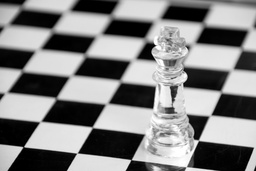
#> input picture S7_WS2122/computer_vision/week_05/Bilder/Checkerboard.jpg, 256 x 171 px, shrunk from 640 x 427 before the run
$ jupyter execute ex5_1.ipynb   (shell and % lines are left out)
#> lines starting #> are read from the running program, lines starting #| are printed output that depends on the picture
# Aufgabe 1: Eckendetektion
In der Vorlesung haben Sie den *Harris-Eckendetektor* zum Auffinden von Eckpunkten in Bildern kennengelernt.
Zu diesem Zweck werden zunächst mithilfe eines geeigneten Kantenfilters (z. B. Sobel) die horizontalen und vertikalen Gradienten $G_x, G_y$ des Bildes $I$ berechnet.
Dann wird ein Fenster der Größe $m \times m$ über das Bild geschoben und in jedem Fenster die *Strukturmatrix* $C$ über die Gradienten innerhalb dieses Fensters berechnet:

$$
    C = \begin{pmatrix}
        \sum G_x G_x & \sum G_x G_y \\
        \sum G_y G_x & \sum G_y G_y \\
    \end{pmatrix} \,.
$$

Der kleinere der beiden Eigenwerte dieser Matrix kann dann als Indikator dafür betrachtet werden, mit welcher Wahrscheinlichkeit sich innerhalb dieses Fensters eine Ecke befindet.
Die Anwendung eines geeigneten Schwellwerts liefert sämtliche Kandidaten für eine Ecke.

Abschließend müssen noch redundante Ausschläge für dieselbe Ecke in der so erhaltenen Matrix von Eckenindikatoren unterdrückt werden.
Dazu werden all jene Eckenkandidaten eliminiert, die sich innerhalb eines gewissen Radius von einem anderen Kandidaten mit einer stärkeren Indikation befinden.

Implementieren Sie dieses Verfahren und testen Sie es auf einem geeigneten Beispiel!
Zeichnen Sie die gefundenen Ecken dazu in das Bild ein.
Wie wirken sich verschiedene Fenstergrößen auf das Ergebnis aus?

## 0. Pfade, Pakete etc.

[cell 1]
import glob

import matplotlib.pyplot as plt

import imageio
import numpy as np
import math
import scipy.ndimage

[cell 2]
image_path = 'Bilder/Checkerboard.jpg'

## 1. Laden des Bildes

[cell 3]
image = imageio.imread(image_path)
#> image is the input picture: shape (171, 256); min 0, max 255, mean 130.6

Für diese Aufgabe ist es wichtig, das Bild im Fließkommaformat vorliegen zu haben. Konvertieren sie `image` zu einer geeigneten Repräsentation:

[cell 4]
image = np.asarray(image, dtype = np.float32) / 255

Schauen wir uns erstmal das Bild an:

[cell 5]
plt.imshow(image, cmap='gray', vmin=0, vmax=1)
plt.show()

## 2. Kantenbild berechnen
Für die Eckendetektion benötigen wir die Gradienten des Bildes entlang der x- und der y-Achse. Nutzen Sie daher einen geeigneten Kantenfilter (z. B. Sobel), um diese Gradienten zu ermitteln. Zur Durchführung der Faltung können Sie die Funktion `scipy.ndimage.convolve` verwenden.

[cell 6]
sobel_x = np.array([
    [1, 0, -1],
    [2, 0, -2],
    [1, 0, -1]
])
sobel_y = sobel_x.T
edges_x = scipy.ndimage.convolve(image, sobel_x)
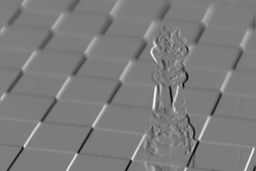
#> edges_x: shape (171, 256) float32; min -3.52, max 3.69, mean 0.00326; drawn with min black and max white
edges_y = scipy.ndimage.convolve(image, sobel_y)
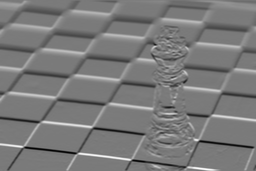
#> edges_y: shape (171, 256) float32; min -3.46, max 3.74, mean -0.00301; drawn with min black and max white

Visualisieren Sie nun die Gradienten:

[cell 7]
plt.imshow(edges_x, cmap='gray', vmin=0, vmax=1)
plt.show()
plt.imshow(edges_y, cmap='gray', vmin=0, vmax=1)
plt.show()

## 3. Eckenstärken berechnen
Implementieren Sie nun eine Funktion, die in jedem Punkt des Bildes den kleineren Eigenwert der Strukturmatrix in einer $m \times m$-Nachbarschaft berechnet. Dieser dient als Indikator für das Vorhandensein einer Ecke.

Als Eingabe erhält die Funktion die beiden zuvor berechneten Gradienten sowie die Größe der Nachbarschaft.
Die Ausgabe soll ein Array in der Größe des Bildes sein, welches an jeder Pixelkoordinate den kleineren Eigenwert der entsprechenden Strukturmatrix enthält.

Zur Berechnung der Eigenwerte einer symmetrischen Matrix kann die Funktion `np.linalg.eigvalsh` verwendet werden.

[cell 8]
def struct_matrix(f_xx, f_xy, f_yy, m, x_center, y_center):
    image_shape = f_xx.shape
    # make a block for the region we need
    x_start = max(x_center - m//2, 0)
    y_start = max(y_center - m//2, 0)
    x_end = min(x_center + m//2 + 1, image_shape[1])
    y_end = min(y_center + m//2 + 1, image_shape[0])
    # mask to only get the values we need (values around the center)
    mask = np.zeros(image_shape, dtype=bool)
    mask[y_start : y_end, x_start : x_end] = True
    # sum up all the things individually
    sum_xx = np.sum(f_xx[mask])
    sum_xy = np.sum(f_xy[mask])
    sum_yy = np.sum(f_yy[mask])

    return np.array([
        [sum_xx, sum_xy],
        [sum_xy, sum_yy]
    ])


def ex5_corner_scores(edges_x, edges_y, m):
#> called with m = 3
    scores = np.zeros_like(edges_x)
    f_xx = edges_x * edges_x
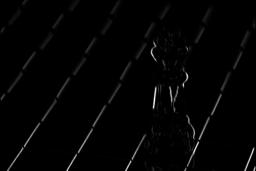
#> f_xx: shape (171, 256) float32; min 0, max 13.62, mean 0.192; drawn with min black and max white
    f_xy = edges_x * edges_y
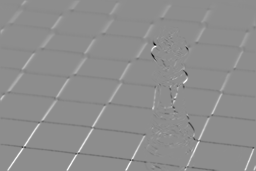
#> f_xy: shape (171, 256) float32; min -6.94, max 5.54, mean 0.0266; drawn with min black and max white
    f_yy = edges_y * edges_y
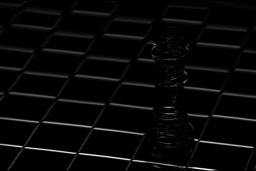
#> f_yy: shape (171, 256) float32; min 0, max 13.97, mean 0.412; drawn with min black and max white
    for y in range(scores.shape[0]):
        for x in range(scores.shape[1]):
            c_matrix = struct_matrix(f_xx, f_xy, f_yy, m, x, y)
            eigen = np.linalg.eigvalsh(c_matrix)
            scores[y, x] = min(eigen)
#> this loop made 171 passes
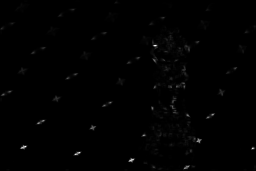
#> scores: shape (171, 256) float32; min 0, max 26.86, mean 0.2; drawn with min black and max white
    return scores

Nun nutzen wir obige Funktion zur Berechnung der Eckenstärken und stellen Sie diese als Bild dar.

[cell 9]
# %time does not work that well in jupyter vscode
scores = ex5_corner_scores(edges_x, edges_y, m=3)

[cell 10]
plt.figure(figsize=(12,6))
plt.imshow(scores)
plt.colorbar()
plt.tight_layout()
plt.show()
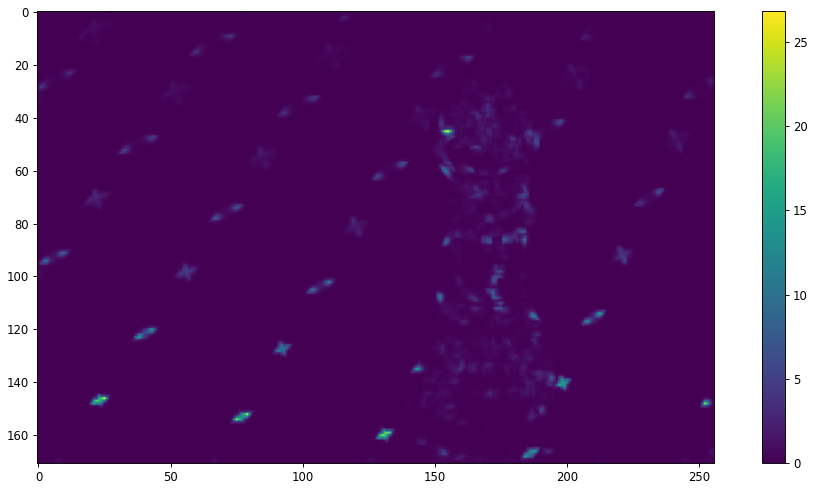
#> figure drawn by matplotlib, 2 panels

## 4. Eckendetektion
Um einzelne Ecken zu detektieren, müssen wir nun einen geeigneten Schwellwert auf Eckenstärken-Array anwenden sowie redundante Ausschläge innerhalb eines bestimmten Radius um eine bereits gefundene Ecke herum unterdrücken.

Implementieren Sie zu diesem Zweck die Funktion `ex5_detect_corners`, welche das oben berechneten Eckenstärken-Array, einen Threshold und einen Radius für die Non-Maximum-Suppression übergeben bekommt und eine Liste von $(x, y, s)$-Tupeln zurückgibt. Dabei bezeichnen $x$ und $y$ die Koordinaten der Ecke und $s$ ihre Stärke.

[cell 11]
def ex5_detect_corners(scores, th, radius):
#> called with th = 2.69, radius = 20
    overthreshold = []
    for y in range(scores.shape[0]):
        for x in range(scores.shape[1]):
            if scores[y][x] >= th:
                overthreshold.append((x, y, scores[y][x]))
    # sort by scores
    overthreshold.sort(key=lambda tuple: tuple[2])
    corners = []
    deleted = []
    for point_0, (x_0, y_0, score_0) in enumerate(overthreshold):
        if point_0 in deleted:
            continue
        corners.append((x_0, y_0, score_0))
        for point_1, (x_1, y_1, score_1) in enumerate(overthreshold):
            if (x_0 - x_1)**2 + (y_0 - y_1)**2 <= radius**2:
                deleted.append(point_1)
#> this loop made 522 passes
#> (x_0, y_0, score_0) on passes 1 to 3: (188, 46, 2.69), (184, 88, 2.7), (189, 136, 2.7)
    return corners

[cell 12]
# %time does not work that well in jupyter vscode
corners = ex5_detect_corners(scores, th=0.1*scores.max(), radius=20)
print(f'Found {len(corners)} corners.')
#| Found 34 corners.

Stellen Sie nun die detektierten Ecken graphisch dar, indem Sie diese in das Bild einzeichnen.

[cell 13]
for i in range(len(corners)):
    plt.plot(corners[i][0], corners[i][1], 'r+')
#> this loop made 34 passes
plt.imshow(image, cmap="gray")
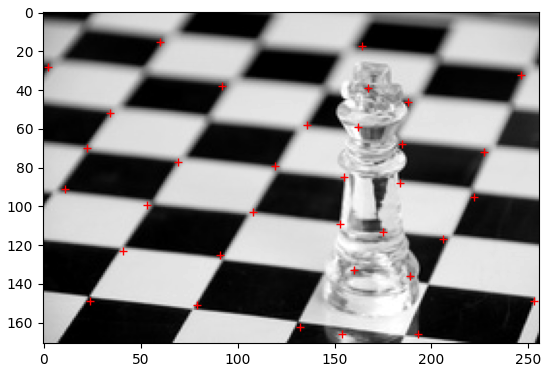
#> figure drawn by matplotlib, 1 panel
